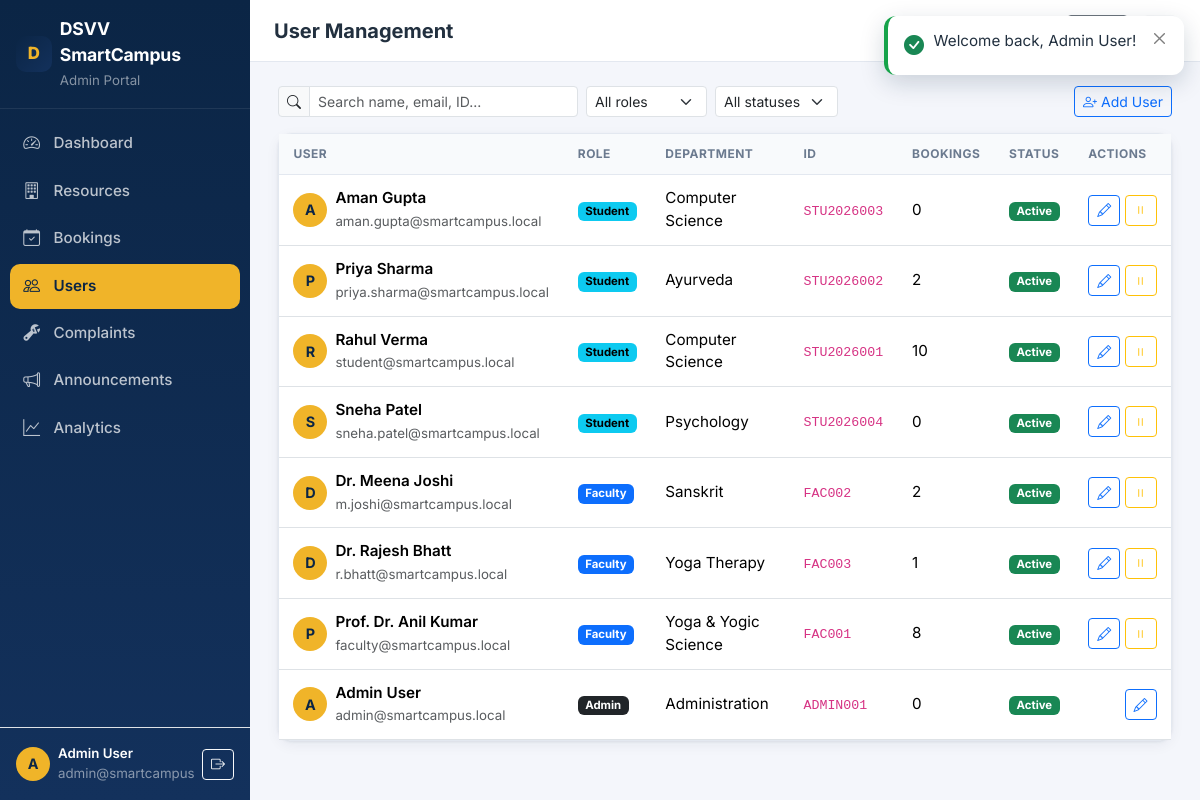
The page /admin/users.php (signed in) on the database its author committed.
### tables this page shows
CREATE TABLE users (
  id INT UNSIGNED AUTO_INCREMENT PRIMARY KEY,
  name VARCHAR(120) NOT NULL,
  email VARCHAR(160) NOT NULL UNIQUE,
  password VARCHAR(255) NOT NULL,
  role ENUM('student','faculty','admin') NOT NULL DEFAULT 'student',
  department VARCHAR(120) NULL,
  user_identifier VARCHAR(50) NULL,
  status ENUM('active','inactive') NOT NULL DEFAULT 'active',
  created_at TIMESTAMP DEFAULT CURRENT_TIMESTAMP
);

### includes/functions.php (called while the page is built, shortened)
<?php
require_once __DIR__ . '/../config/database.php';
function e(?string $value): string {
    return htmlspecialchars((string)$value, ENT_QUOTES, 'UTF-8');
}
function url(string $path = '/'): string {
    if ($path === '/') return APP_URL !== '' ? APP_URL . '/' : '/';
    return APP_URL . $path;
}
function unread_notifications(PDO $pdo, int $userId): int {
    $stmt = $pdo->prepare("SELECT COUNT(*) FROM notifications WHERE user_id = :u AND is_read = 0");
    $stmt->execute([':u' => $userId]);
    return (int)$stmt->fetchColumn();
}

### config/database.php (called while the page is built, shortened)
<?php
function maybe_install_schema(PDO $pdo): void {
    try {
        if ($pdo->query("SHOW TABLES LIKE 'users'")->fetchColumn()) {
            return;
        }
    } catch (Throwable $e) {
        error_log('[DSVV SmartCampus] auto-install skipped: ' . $e->getMessage());
    }
}
function db(): PDO {
    static $pdo = null;
    if ($pdo === null) {
        $dsn = 'mysql:host=' . DB_HOST . ';port=' . DB_PORT . ';dbname=' . DB_NAME . ';charset=utf8mb4';
        try {
            $pdo = new PDO($dsn, DB_USER, DB_PASS, [
                PDO::ATTR_ERRMODE            => PDO::ERRMODE_EXCEPTION,
                PDO::ATTR_DEFAULT_FETCH_MODE => PDO::FETCH_ASSOC,
                PDO::ATTR_EMULATE_PREPARES   => false,
            ]);
            maybe_install_schema($pdo);
        } catch (PDOException $e) {
            http_response_code(500);
            die('Database connection failed. Check the DB_* settings (config/config.php or environment variables) and ensure MySQL is running.<br>' . htmlspecialchars($e->getMessage()));
        }
    }
    return $pdo;
}

### includes/auth.php (called while the page is built, shortened)
<?php
require_once __DIR__ . '/functions.php';
function current_user(): ?array {
    static $user = false;
    if ($user === false) {
        $user = null;
        if (!empty($_SESSION['user_id'])) {
            $stmt = db()->prepare("SELECT * FROM users WHERE id = :id AND status = 'active'");
            $stmt->execute([':id' => (int)$_SESSION['user_id']]);
            $row = $stmt->fetch();
            if ($row) {
                $user = $row;
            } else {
                session_destroy();
            }
        }
    }
    return $user ?: null;
}
function require_login(string $redirectTo = '/login.php'): array {
    $u = current_user();
    return $u;
}
function require_role(string $role, string $redirectTo = '/login.php'): array {
    $u = require_login($redirectTo);
    return $u;
}
function role_home(string $role): string {
    return match ($role) {
        'admin'   => '/admin/dashboard.php',
        'faculty' => '/faculty/dashboard.php',
        default   => '/student/dashboard.php',
    };
}

### admin/users.php (the view, shortened to what this page needs)
<?php
require_once __DIR__ . '/../includes/functions.php';
require_once __DIR__ . '/../includes/auth.php';
$u = require_role('admin', '/login.php');
$pdo = db();
$page_title = 'User Management';
$active = 'users';
$search = trim($_GET['q'] ?? '');
$sql = "SELECT u.*,
        (SELECT COUNT(*) FROM bookings b WHERE b.user_id = u.id) AS total_bookings
        FROM users u";
$params = [];
$sql .= " ORDER BY u.role, u.name";
$stmt = $pdo->prepare($sql);
$stmt->execute($params);
$users = $stmt->fetchAll();
$roleCounts = [];
foreach ($pdo->query("SELECT role, COUNT(*) c FROM users GROUP BY role") as $r) $roleCounts[$r['role']] = (int)$r['c'];
require_once __DIR__ . '/../includes/dash_header.php';
?>
<div class="d-flex flex-wrap gap-2 mb-3">
    <form class="input-group input-group-sm" style="max-width:300px" method="get">
        <span class="input-group-text"><i class="bi bi-search"></i></span>
        <input type="text" class="form-control" name="q" value="<?= e($search) ?>" placeholder="Search name, email, ID...">
    </form>
    <select class="form-select form-select-sm" style="width:auto" onchange="location.href='?role='+this.value">
        <option value="">All roles</option>
    </select>
    <select class="form-select form-select-sm" style="width:auto" onchange="location.href='?status='+this.value">
        <option value="">All statuses</option>
    </select>
    <button class="btn btn-sm btn-outline-primary ms-auto" data-bs-toggle="modal" data-bs-target="#userModal" onclick="openUserModal()"><i class="bi bi-person-plus me-1"></i>Add User</button>
</div>
<div class="sc-card">
    <div class="table-responsive">
        <table class="table sc-table mb-0">
            <thead><tr><th>User</th><th>Role</th><th>Department</th><th>ID</th><th>Bookings</th><th>Status</th><th>Actions</th></tr></thead>
            <tbody>
            <?php if (!$users): ?>
                <tr><td colspan="7" class="text-center text-muted py-5">No users found.</td></tr>
            <?php else: ?>
                <?php foreach ($users as $usr): ?>
                <tr>
                    <td>
                        <div class="d-flex align-items-center gap-2">
                            <div class="sc-avatar"><?= e(strtoupper(substr($usr['name'], 0, 1))) ?></div>
                            <div>
                                <div class="fw-semibold"><?= e($usr['name']) ?></div>
                                <small class="text-muted"><?= e($usr['email']) ?></small>
                            </div>
                        </div>
                    </td>
                    <td><span class="badge text-bg-<?= $usr['role'] === 'admin' ? 'dark' : ($usr['role'] === 'faculty' ? 'primary' : 'info') ?>"><?= ucfirst($usr['role']) ?></span></td>
                    <td><?= e($usr['department'] ?: '-') ?></td>
                    <td><code><?= e($usr['user_identifier'] ?: '-') ?></code></td>
                    <td><?= (int)$usr['total_bookings'] ?></td>
                    <td><span class="badge text-bg-<?= $usr['status'] === 'active' ? 'success' : 'secondary' ?>"><?= ucfirst($usr['status']) ?></span></td>
                    <td class="text-end text-nowrap">
                        <button class="btn btn-sm btn-outline-primary" onclick='openUserModal(<?= json_encode([
                            'id' => (int)$usr['id'], 'name' => $usr['name'], 'email' => $usr['email'],
                            'role' => $usr['role'], 'department' => $usr['department'], 'identifier' => $usr['user_identifier'],
                        ]) ?>)'><i class="bi bi-pencil"></i></button>
                        <?php if ((int)$usr['id'] !== (int)$u['id']): ?>
                            <button class="btn btn-sm btn-outline-<?= $usr['status'] === 'active' ? 'warning' : 'success' ?>" onclick="toggleUser(<?= (int)$usr['id'] ?>)">
                                <i class="bi bi-<?= $usr['status'] === 'active' ? 'pause' : 'play' ?>"></i>
                            </button>
                        <?php endif; ?>
                    </td>
                </tr>
                <?php endforeach; ?>
            <?php endif; ?>
            </tbody>
        </table>
    </div>
</div>
<?php
require_once __DIR__ . '/../includes/dash_footer.php';
?>

### includes/dash_header.php (shortened to what this page needs)
<?php
$pageTitle = $page_title ?? 'Dashboard';
$activeNav = $active ?? '';
$unread = $u ? unread_notifications(db(), (int)$u['id']) : 0;
?>
<!DOCTYPE html>
<html lang="en">
<head>
    <link href="https://cdn.jsdelivr.net/npm/bootstrap@5.3.3/dist/css/bootstrap.min.css" rel="stylesheet">
    <link rel="stylesheet" href="https://cdn.jsdelivr.net/npm/bootstrap-icons@1.11.3/font/bootstrap-icons.min.css">
    <link rel="stylesheet" href="<?= url('/assets/css/style.css') ?>">
</head>
<body class="dash-body">
<div class="dash-shell">
    <aside class="sc-sidebar" id="sidebar">
        <div class="d-flex align-items-center gap-2 px-3 py-3 border-bottom sc-sidebar-brand">
            <span class="sc-logo"><?= e(APP_NAME[0]) ?></span>
            <div class="flex-grow-1">
                <div class="fw-bold sc-brand-text text-white"><?= e(APP_NAME) ?></div>
                <small class="text-white-50"><?= ucfirst(e($u['role'])) ?> Portal</small>
            </div>
        </div>
        <nav class="sc-sidebar-nav flex-grow-1 overflow-auto">
            <?php
            foreach ($navItems[$u['role']] ?? [] as $item):
                $activeClass = $activeNav === $item['key'] ? ' active' : '';
            ?>
            <a href="<?= url($item['href']) ?>" class="sc-nav-item<?= $activeClass ?>">
                <i class="bi bi-<?= e($item['icon']) ?>"></i>
                <span><?= e($item['label']) ?></span>
            </a>
            <?php endforeach; ?>
        </nav>
        <div class="p-3 border-top">
            <div class="d-flex align-items-center gap-2">
                <div class="sc-avatar"><?= e(strtoupper(substr($u['name'], 0, 1))) ?></div>
                <div class="flex-grow-1 text-truncate">
                    <div class="text-white small fw-semibold text-truncate"><?= e($u['name']) ?></div>
                    <div class="text-white-50 small"><?= e($u['email']) ?></div>
                </div>
                <a href="<?= url('/logout.php') ?>" class="btn btn-sm btn-outline-light" title="Logout"><i class="bi bi-box-arrow-right"></i></a>
            </div>
        </div>
    </aside>
    <div class="dash-main">
        <div class="sc-topbar d-flex align-items-center gap-3 px-3 px-lg-4">
            <div class="flex-grow-1">
                <h1 class="h5 mb-0 fw-bold"><?= e($pageTitle) ?></h1>
            </div>
            <a href="<?= url('/index.php') ?>" class="btn btn-sm btn-outline-secondary" title="Public site"><i class="bi bi-globe2"></i><span class="d-none d-sm-inline ms-1">Site</span></a>
            <a href="<?= url(role_home($u['role'])) ?>" class="btn btn-sm btn-light" title="Home"><i class="bi bi-house"></i></a>
        </div>
        <main class="dash-content">

### assets/css/style.css (style rules this page uses)
:root { --sc-navy: #0b2545; --sc-navy-2: #13315c; --sc-navy-3: #1b3a6b; --sc-gold: #f0b429; --sc-gold-2: #d99a06; --sc-bg: #f4f6fb; --sc-card: #ffffff; --sc-border: #e3e8f0; --sc-text: #22303f; --sc-muted: #6b7a8f; --sc-sidebar-w: 250px; --sc-shadow: 0 1px 3px rgba(11, 37, 69, .08), 0 4px 14px rgba(11, 37, 69, .06); --sc-radius: 14px; }
* { box-sizing: border-box; }
body { font-family: 'Inter', system-ui, -apple-system, 'Segoe UI', Roboto, sans-serif; color: var(--sc-text); background: var(--sc-bg); font-size: .95rem; }
a { text-decoration: none; }
.sc-card { background: var(--sc-card); border: 1px solid var(--sc-border); border-radius: var(--sc-radius); box-shadow: var(--sc-shadow); }
.sc-avatar { width: 34px; height: 34px; border-radius: 50%; background: var(--sc-gold); color: var(--sc-navy); display: grid; place-items: center; font-weight: 700; font-size: .9rem; flex-shrink: 0; }
.sc-logo { width: 36px; height: 36px; border-radius: 10px; background: linear-gradient(135deg, var(--sc-navy) 0%, var(--sc-navy-2) 100%); color: var(--sc-gold); display: grid; place-items: center; font-weight: 800; font-size: 1.05rem; }
.sc-brand-text { color: var(--sc-navy); font-size: 1.1rem; letter-spacing: -.01em; }
.dash-body { background: var(--sc-bg); }
.dash-shell { display: flex; min-height: 100vh; }
.sc-sidebar { width: var(--sc-sidebar-w); background: linear-gradient(180deg, var(--sc-navy) 0%, var(--sc-navy-2) 100%); display: flex; flex-direction: column; position: fixed; top: 0; bottom: 0; left: 0; z-index: 1030; }
.sc-sidebar-brand { border-color: rgba(255,255,255,.08) !important; }
.sc-sidebar-nav { padding: .8rem .6rem; }
.sc-nav-item { display: flex; align-items: center; gap: .7rem; color: rgba(255,255,255,.72); padding: .62rem .85rem; border-radius: 10px; margin-bottom: .15rem; font-weight: 500; transition: background .12s ease, color .12s ease; }
.sc-nav-item i { font-size: 1.05rem; width: 1.2rem; }
.sc-nav-item.active { background: var(--sc-gold); color: var(--sc-navy); font-weight: 600; }
.dash-main { margin-left: var(--sc-sidebar-w); flex: 1; display: flex; flex-direction: column; min-width: 0; }
.sc-topbar { background: #fff; border-bottom: 1px solid var(--sc-border); height: 62px; position: sticky; top: 0; z-index: 1020; }
.dash-content { padding: 1.5rem 1.75rem; flex: 1; }
.sc-table thead th { background: #f8fafc; color: var(--sc-muted); font-size: .75rem; text-transform: uppercase; letter-spacing: .04em; border-bottom: 1px solid var(--sc-border) !important; padding: .7rem .9rem; }
.sc-table tbody td { padding: .75rem .9rem; vertical-align: middle; }

### rows shown on the page
users: role "Admin", name "A", name "Admin User", email "admin@smartcamp…", email "admin@smartcampus.local", department "Administration", user_identifier "ADMIN001", total_bookings "0", status "Active"
users: name "A", name "Aman Gupta", email "aman.gupta@smartcampus.local", role "Student", department "Computer Science", user_identifier "STU2026003", total_bookings "0", status "Active"
users: name "P", name "Priya Sharma", email "priya.sharma@smartcampus.local", role "Student", department "Ayurveda", user_identifier "STU2026002", total_bookings "2", status "Active"
users: name "R", name "Rahul Verma", email "student@smartcampus.local", role "Student", department "Computer Science", user_identifier "STU2026001", total_bookings "10", status "Active"
users: name "S", name "Sneha Patel", email "sneha.patel@smartcampus.local", role "Student", department "Psychology", user_identifier "STU2026004", total_bookings "0", status "Active"
users: name "D", name "Dr. Meena Joshi", email "m.joshi@smartcampus.local", role "Faculty", department "Sanskrit", user_identifier "FAC002", total_bookings "2", status "Active"
users: name "D", name "Dr. Rajesh Bhatt", email "r.bhatt@smartcampus.local", role "Faculty", department "Yoga Therapy", user_identifier "FAC003", total_bookings "1", status "Active"
users: name "P", name "Prof. Dr. Anil Kumar", email "faculty@smartcampus.local", role "Faculty", department "Yoga & Yogic Science", user_identifier "FAC001", total_bookings "8", status "Active"

### other values the page prints
APP_NAME[0] "D"
APP_NAME "DSVV SmartCampus"
$item['label'] "Dashboard"
$item['label'] "Resources"
$item['label'] "Bookings"
$item['label'] "Users"
$item['label'] "Complaints"
$item['label'] "Announcements"
$item['label'] "Analytics"
$pageTitle "User Management"
